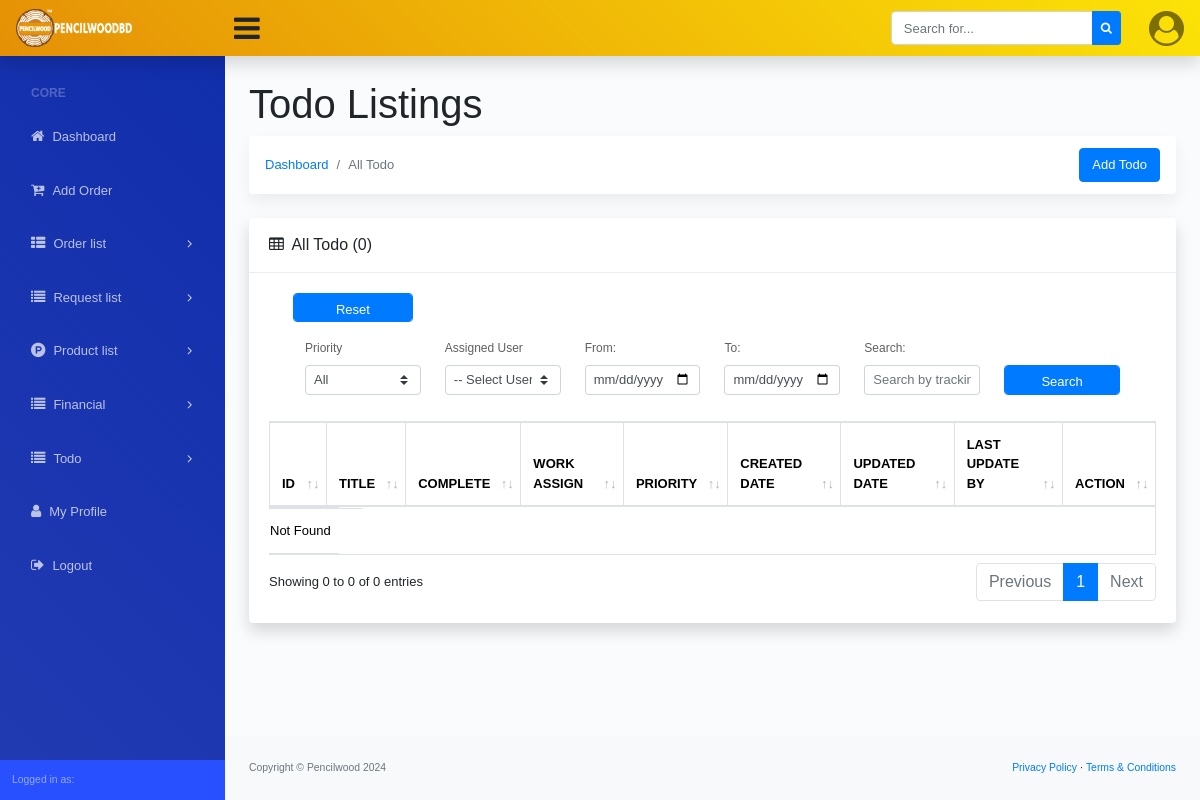
Page /todos/ on the earlier database version.
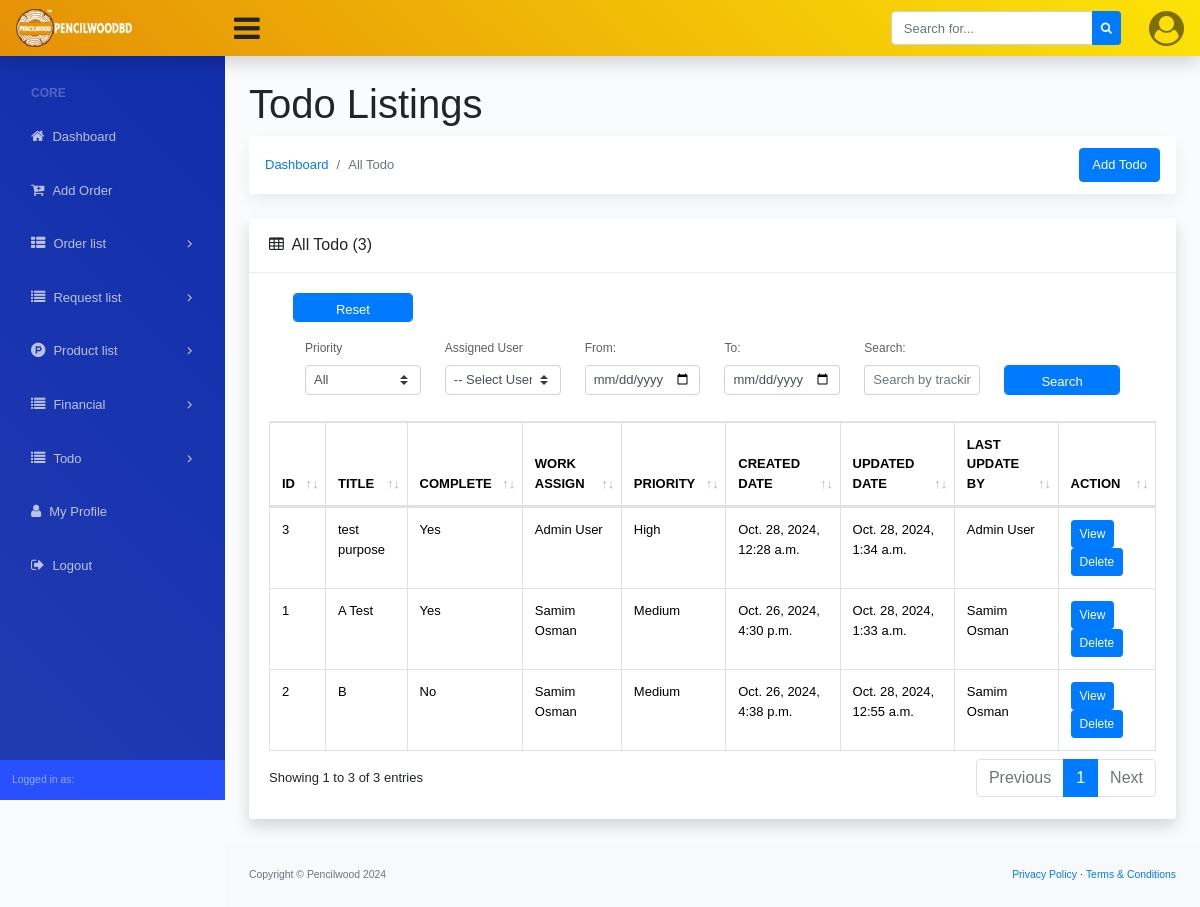
Same page on the later database version.
### dashboard/models.py (models this page shows, shortened)
class Todo(models.Model):
    PRIORITY_CHOICES = (
        ('Low', 'Low'),
        ('Medium', 'Medium'),
        ('High', 'High'),
    )
    title = models.CharField(max_length=255)
    priority = models.CharField(max_length=10, choices=PRIORITY_CHOICES, default='Medium')
    details = models.TextField(blank=True, null=True)
    work_assign = models.ForeignKey(Custom_User, on_delete=models.DO_NOTHING, blank=True, null=True, related_name='todo_assign')
    is_complete = models.BooleanField(default=False)
    create_date = models.DateTimeField(auto_now_add=True)
    update_date = models.DateTimeField(auto_now=True)
    last_update_user = models.ForeignKey(Custom_User, on_delete=models.DO_NOTHING, blank=True, null=True, related_name='todo_last_update_user')
    class Meta:
        ordering = ['-update_date']

### account/models.py (models this page shows)
class Custom_User(AbstractUser):
    USER_TYPE = (
        ('Admin', 'Admin'),
        ('Staff', 'Staff'),
    )
    user_type = models.CharField(max_length=20, choices=USER_TYPE, blank=True, null=True)
    email = models.EmailField(("email address"), blank=True, unique=True)
    phone_number = models.CharField(max_length=14, blank=True, null=True)
    profile_picture = models.ImageField(upload_to='profile-picture/', blank=True, null=True)
    USERNAME_FIELD = "email"
    REQUIRED_FIELDS = ["username"]
    def __str__(self) -> str:
        return f'{self.first_name} {self.last_name}' if self.first_name else f'{self.username} | {self.email}'

### dashboard/views.py (the view, shortened to what this page needs)
# urls.py: path('todos/', TodoListView.as_view(), name='todo_list'),
class TodoListView(ListView):
    model = Todo
    template_name = 'todo/todo_list.html'
    context_object_name = 'todos'
    paginate_by = 10
    def get_queryset(self):
        queryset = super().get_queryset()
        priority = self.request.GET.get('priority')
        is_complete = self.request.GET.get('is_complete')
        start_date = self.request.GET.get('start_date')
        end_date = self.request.GET.get('end_date')
        search_query = self.request.GET.get('search')
        work_assign = self.request.GET.get('work_assign')
        if priority and priority != 'All':
            queryset = queryset.filter(priority=priority)
        if is_complete:
            queryset = queryset.filter(is_complete=is_complete)
        if start_date:
            start_date = parse_date(start_date)
            queryset = queryset.filter(create_date__gte=start_date)
        if end_date:
            end_date = parse_date(end_date)
            queryset = queryset.filter(create_date__lte=end_date)
        if work_assign:
            queryset = queryset.filter(work_assign_id=work_assign)
        return queryset
    def get_context_data(self, **kwargs):
        context = super().get_context_data(**kwargs)
        context['form'] = TodoForm()
        context['work_assign_choices'] = Custom_User.objects.all()
        return context

### dashboard/context_processor.py (called while the page is built)
def website_settings(request):
    website_setting = Site_Settings.objects.all().first()
    return {'website_setting': website_setting}

### templates/todo/todo_list.html (shortened to what the changed rows need)
{% extends '../base.html' %}
{% block dashboard_body %}
<main>
    <div class="container-fluid">
        <h1 class="mt-4">Todo Listings</h1>
        <div class="row">
            <div class="col-xl-12">
                <div class="card mb-4">
                    <div class="card-header">
                        <i class="fa fa-table mr-1"></i>
                        All Todo ({{page_obj.paginator.count}})
                    </div>
                    <div class="card-body">
                        <div class="table-responsive">
                            <div id="dataTable_wrapper" class="dataTables_wrapper dt-bootstrap4 no-footer">
                                <div class="row">
                                    <div class="col-sm-12">
                                        <table class="table table-bordered dataTable no-footer" id="dataTable"
                                            width="100%" cellspacing="0" role="grid" aria-describedby="dataTable_info"
                                            style="width: 100%;">
                                            <thead>
                                                <tr class="text-uppercase" role="row">
                                                    <th class="sorting" tabindex="0" aria-controls="dataTable"
                                                        rowspan="1" colspan="1"
                                                        aria-label="ID: activate to sort column ascending"
                                                        style="width: fixed;">ID</th>
                                                    <th class="sorting" tabindex="0" aria-controls="dataTable"
                                                        rowspan="1" colspan="1"
                                                        aria-label="Title: activate to sort column ascending">Title
                                                    </th>
                                                    <th class=" sorting" tabindex="0" aria-controls="dataTable"
                                                        rowspan="1" colspan="1"
                                                        aria-label="Complete: activate to sort column ascending">Complete
                                                    </th>
                                                    <th class=" sorting" tabindex="0" aria-controls="dataTable"
                                                        rowspan="1" colspan="1"
                                                        aria-label="Work Assign: activate to sort column ascending">Work Assign
                                                    </th>
                                                    <th class=" sorting" tabindex="0" aria-controls="dataTable"
                                                        rowspan="1" colspan="1"
                                                        aria-label="Priority: activate to sort column ascending">Priority
                                                    </th>
                                                    <th class=" sorting" tabindex="0" aria-controls="dataTable"
                                                        rowspan="1" colspan="1"
                                                        aria-label="Created Date: activate to sort column ascending">
                                                        Created Date</th>
                                                    <th class=" sorting" tabindex="0" aria-controls="dataTable"
                                                        rowspan="1" colspan="1"
                                                        aria-label="Updated Date: activate to sort column ascending">
                                                        Updated Date</th>
                                                    <th class=" sorting" tabindex="0" aria-controls="dataTable"
                                                        rowspan="1" colspan="1"
                                                        aria-label="Last Update By: activate to sort column ascending">
                                                        Last Update By</th>
                                                    <th class="sorting" tabindex="0" aria-controls="dataTable"
                                                        rowspan="1" colspan="1"
                                                        aria-label="Action: activate to sort column ascending">Action
                                                    </th>
                                                </tr>
                                            </thead>
                                            <tbody>
                                                {% if todos %}
                                                {% for todo in todos %}
                                                <tr role="row" class="odd">
                                                    <td>
                                                        {{todo.id}}
                                                    </td>
                                                    <td>
                                                        {{todo.title}}
                                                    </td>
                                                    <td>
                                                        {%if todo.is_complete == True %}
                                                        Yes
                                                        {% else %}
                                                        No
                                                        {% endif %}
                                                    </td>
                                                    <td>
                                                        {{todo.work_assign}}
                                                    </td>
                                                    <td>
                                                        {{todo.priority}}
                                                    </td>
                                                    <td>
                                                        {{todo.create_date}}
                                                    </td>
                                                    <td>
                                                        {{todo.update_date}}
                                                    </td>
                                                    <td>
                                                        {{todo.last_update_user}}
                                                    </td>
                                                    <td>
                                                        <a href="{% url 'todo_update' todo.id %}"
                                                            class="btn btn-primary btn-sm">
                                                            View
                                                        </a>
                                                        <a href="{% url 'todo_delete' todo.id %}" class="btn btn-primary btn-sm">
                                                            Delete
                                                        </a>
                                                    </td>
                                                </tr>
                                                {% endfor %}
                                                {% else %}
                                                <tr class="row" class="odd">
                                                    <td colspan="6">
                                                        Not Found
                                                    </td>
                                                </tr>
                                                {% endif %}
                                            </tbody>
                                        </table>
                                    </div>
                                </div>
                                <div class="row">
                                    <div class="col-sm-12 col-md-5">
                                        <div class="dataTables_info" id="dataTable_info" role="status"
                                            aria-live="polite">
                                            Showing {{page_obj.start_index}} to {{page_obj.end_index}} of
                                            {{page_obj.paginator.count}} entries
                                        </div>
                                    </div>
                                    <div class="col-sm-12 col-md-7">
                                        <div class="dataTables_paginate paging_simple_numbers" id="dataTable_paginate">
                                            <ul class="pagination">
                                                {% for num in page_obj.paginator.page_range %}
                                                {% if page_obj.number == num %}
                                                <li class="paginate_button page-item active">
                                                    <a href="#" class="page-link">{{ num }}</a>
                                                </li>
                                                {% endif %}
                                                {% endfor %}
                                            </ul>
                                        </div>
                                    </div>
                                </div>
                            </div>
                        </div>
                    </div>
                </div>
            </div>
        </div>
    </div>
</main>
{% endblock dashboard_body %}

Differences in the rows shown:
added Todo: id "3", title "test purpose", is_complete "Yes", work_assign "Admin User", priority "High", create_date "Oct. 28, 2024, 12:28 a.m.", update_date "Oct. 28, 2024, 1:34 a.m.", last_update_user "Admin User"
added Todo: id "1", title "A Test", is_complete "Yes", work_assign "Samim Osman", priority "Medium", create_date "Oct. 26, 2024, 4:30 p.m.", update_date "Oct. 28, 2024, 1:33 a.m.", last_update_user "Samim Osman"
added Todo: id "2", title "B", is_complete "No", work_assign "Samim Osman", priority "Medium", create_date "Oct. 26, 2024, 4:38 p.m.", update_date "Oct. 28, 2024, 12:55 a.m.", last_update_user "Samim Osman"
Other differences:
{{ page_obj.paginator.count }}: "0" → "3"
{{ page_obj.start_index }}: "0" → "1"
{{ page_obj.end_index }}: "0" → "3"
text no longer shown: "Not Found"
